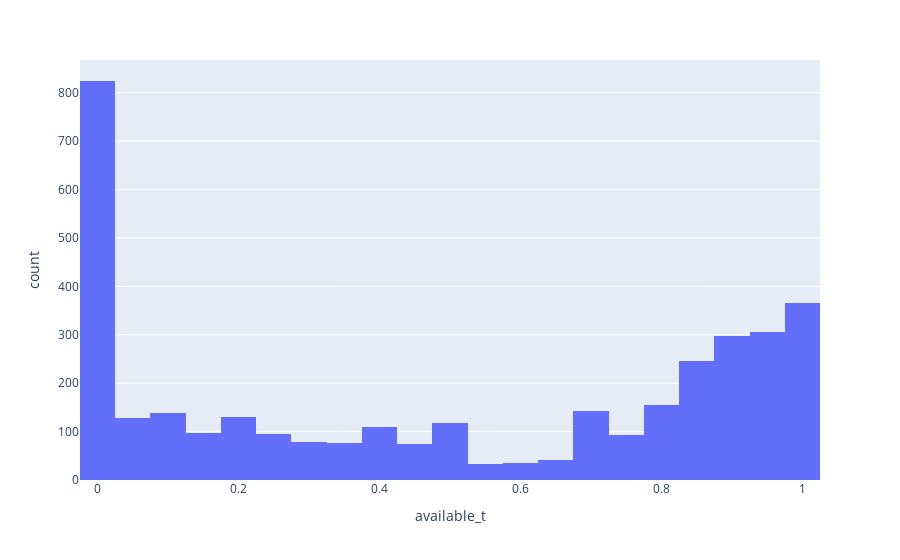

Source (notebook cell):
### Markdown cell above
Histogram of availabilities for Boston

### Code cell
fig = px.histogram(availability_per_listing[availability_per_listing['city'] == 'boston'], x="available_t")
fig.show()

### Figure 1 — Plotly figure (JSON) as saved in the notebook; plotly's stock layout.template omitted (floating-point values rounded to 4 significant figures; data arrays with more than 128 entries replaced by an {"elided": "..."} marker saying what was removed)
{"data": [{"alignmentgroup": "True", "bingroup": "x", "hovertemplate": "available_t=%{x}<br>count=%{y}<extra></extra>", "legendgroup": "", "marker": {"color": "#636efa"}, "name": "", "offsetgroup": "", "orientation": "v", "showlegend": false, "type": "histogram", "x": {"elided": "3585 float values"}, "xaxis": "x", "yaxis": "y"}], "layout": {"barmode": "relative", "legend": {"tracegroupgap": 0}, "margin": {"t": 60}, "xaxis": {"anchor": "y", "domain": [0, 1], "title": {"text": "available_t"}}, "yaxis": {"anchor": "x", "domain": [0, 1], "title": {"text": "count"}}}}
